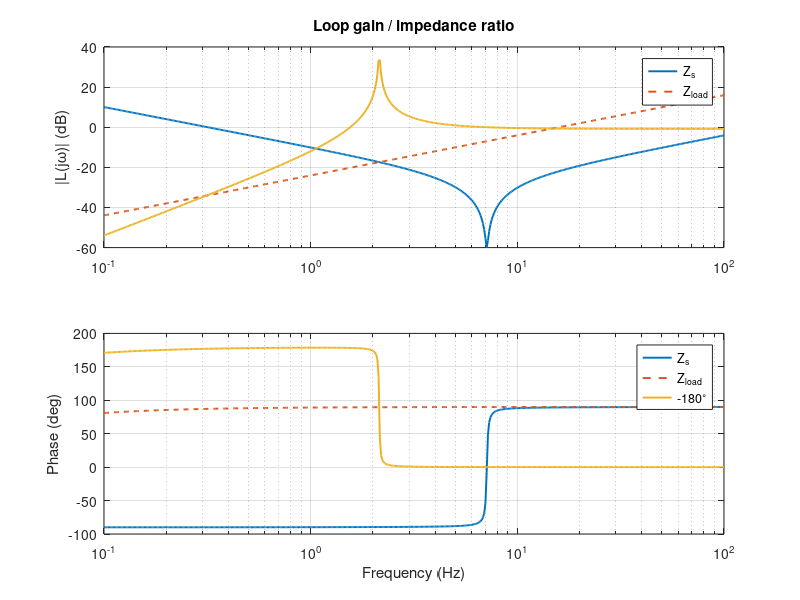

Write the MATLAB code that produced this figure.
clear all
clc

%% ----- 
Rf2 = 1e-3;
Lf2 = 1e-3;
Cf = 500000e-6;
%% ----- 
s = tf('s');
Zs_tf = Rf2 + s*Lf2 +1/(s*Cf);   

Zl_tf = Rf2 + s*Lf2*10;
Hs = 1/(1+Zs_tf/Zl_tf);

fLoop = logspace(-1,2,500);   % 0.1 -> 100 Hz
wLoop = 2*pi*fLoop;

[mag, ph] = bode(Zs_tf, wLoop);
[magl, phl] = bode(Zl_tf, wLoop);
[magH, phH] = bode(Hs, wLoop);
mag = squeeze(mag);  ph = squeeze(ph);
magl = squeeze(magl);  phl = squeeze(phl);
magH = squeeze(magH);  phH = squeeze(phH);

% ----- Plot -----
figure;
subplot(2,1,1);
semilogx(fLoop, 20*log10(mag), 'LineWidth', 1.4); hold on;
semilogx(fLoop, 20*log10(magl), '--', 'LineWidth', 1.4);
semilogx(fLoop, 20*log10(magH), '-', 'LineWidth', 1.4);
grid on;
ylabel('|L(j\omega)| (dB)');
legend('Z_{s}','Z_{load}','Location','best');
title('Loop gain / impedance ratio');

subplot(2,1,2);
semilogx(fLoop, ph, 'LineWidth', 1.4); hold on;
semilogx(fLoop, phl, '--', 'LineWidth', 1.4);
semilogx(fLoop, phH, '-', 'LineWidth', 1.4);
grid on;
xlabel('Frequency (Hz)');
ylabel('Phase (deg)');
legend('Z_{s}','Z_{load}','-180^\circ','2 Hz','Location','best');
